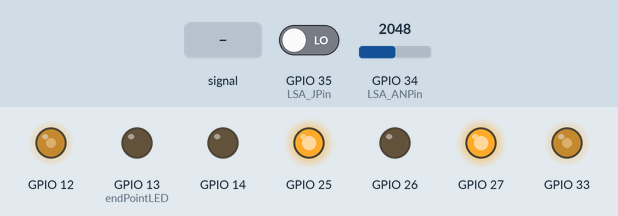
The sketch below on a simulated ESP32. On the bench: output pins drawn as LEDs (lit = HIGH). Dashed ring = blinking. The inputs (shaded band) are chosen by the test bench; at power-on: GPIO 34 (LSA_ANPin) = 2048, GPIO 35 (LSA_JPin) LOW.

Above: at 4.7 s.
4.8 s: GPIO 34 (LSA_ANPin) fed a 200 Hz sine of ±1023 counts around its level
At 5.5 s:
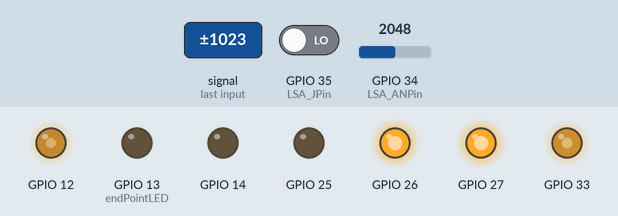
7.8 s: GPIO 34 (LSA_ANPin) set to 260
At 8.7 s:
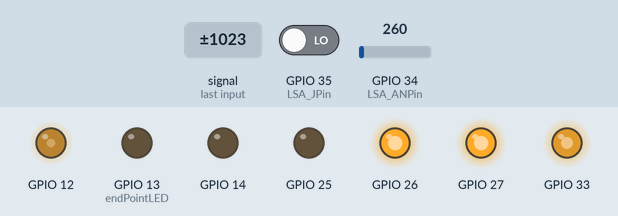
9.3 s: GPIO 35 (LSA_JPin) driven HIGH
At 10.2 s:
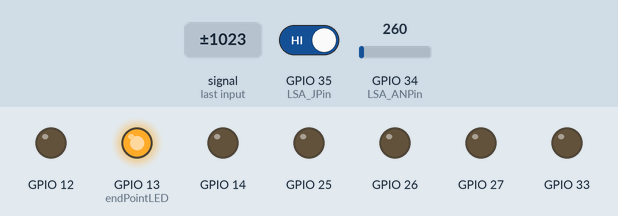
10.9 s: GPIO 34 (LSA_ANPin) set to 216
12.4 s: GPIO 34 (LSA_ANPin) set to 182
At 15.3 s:
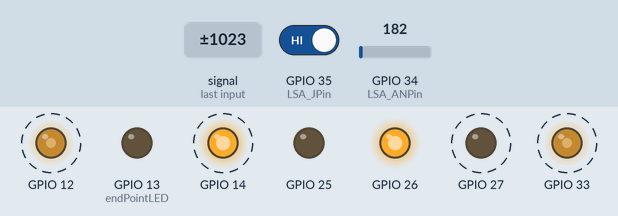
15.4 s: GPIO 34 (LSA_ANPin) set to 1940
At 16.4 s:
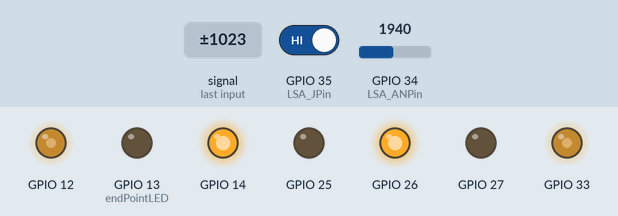
Timing chart, 0 to 17.9 s (numbered marks = the images above; inputs shaded):
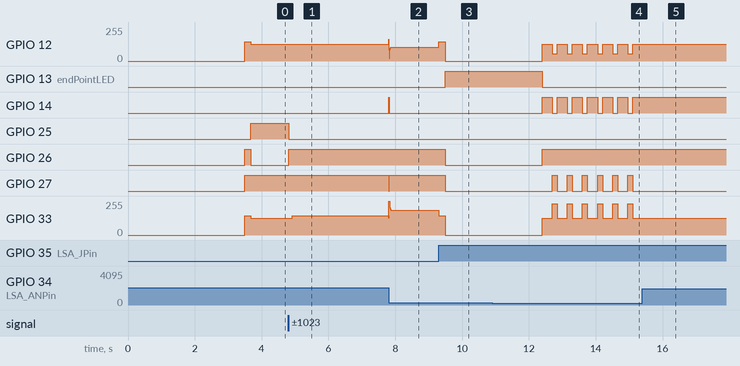

Measured:
- the behaviour switches between 203 and 202 on GPIO 34 (LSA_ANPin) (found by bisection; images 3 and 4)
- after the input at 4.8 s, GPIO 25: HIGH → LOW at once; GPIO 26: LOW → HIGH at once; GPIO 33: 125/255 → 145/255 after 0.11 s
- after the input at 7.8 s, GPIO 14: LOW → HIGH at once, → LOW 0.01 s later; GPIO 27: HIGH → LOW at once, → HIGH 0.01 s later
- after the input at 9.3 s, GPIO 12: 103/255 → 145/255 at once, → 0/255 0.19 s later; GPIO 13 (endPointLED): LOW → HIGH after 0.19 s; GPIO 26, GPIO 27: HIGH → LOW after 0.19 s; GPIO 33: 186/255 → 145/255 at once, → 0/255 0.19 s later
- after the input at 10.9 s, every drawn part: stays the same
- after the input at 12.4 s, GPIO 12: alternates 125/255 for 0.30 s and 53/255 for 0.15 s, starting at once; GPIO 13 (endPointLED): HIGH → LOW at once; GPIO 14: alternates HIGH for 0.30 s and LOW for 0.15 s, starting at once; GPIO 26: LOW → HIGH at once; GPIO 27: alternates HIGH for 0.15 s and LOW for 0.30 s, starting after 0.30 s
- after the input at 15.4 s, GPIO 12, GPIO 33: stops changing and stays 125/255; GPIO 14: stops changing and stays HIGH; GPIO 27: stops changing and stays LOW

The sketch:

LSALineFollower.ino
```cpp
#include "LSA08.h"
#include "driveControl.h"
#include "PIDControl.h"
#include "StateControl.h"
#include "Logger.h"

const int LSA_ANPin = 34;
const int LSA_JPin = 35;
const int endPointLED = 13;

PIDControl PID(21.0, 0.0, 1.1);
driveControl drive(27, 14, 12, 26, 25, 33);
LSA08 SensorArray(LSA_ANPin, LSA_JPin);

StateControl StateMachine(SensorArray, PID, drive, 13);

void setup(){
  Serial.begin(115200);

  pinMode(endPointLED, OUTPUT);
  digitalWrite(endPointLED, LOW);

  SensorArray.Initialise();
  drive.initialise();

  drive.setDefaultSpeed(145, 145);

  delay(3500);

  PID.reset();
}

void loop(){
  StateMachine.update();
  //Serial.println(analogRead(LSA_ANPin));
  //Serial.println(digitalRead(LSA_JPin));
  //drive.steer(0.0);
}
```

LSA08.cpp
```cpp
#include "LSA08.h"

LSA08::LSA08(int ANPin, int JPin){
  analogPin = ANPin;
  junctionPin = JPin;
}

void LSA08::Initialise(){
  pinMode(analogPin, INPUT);
  pinMode(junctionPin, INPUT);
}

float LSA08::getPositionError(){
  float currentRead = 35.0;
  const float actualMin = 0.0;
  const float actualCentre = 590.0;
  const float actualMax = 1900.0;

  float RawAnalogRead = analogRead(analogPin);

  if(RawAnalogRead < actualCentre){
    currentRead = (RawAnalogRead - actualMin) * (35.0 / (actualCentre - actualMin));
  }
  else{
    currentRead = 35.0 + (RawAnalogRead - actualCentre) * (35.0 / (actualMax - actualCentre));
  }

  if(currentRead < 0.0)
    currentRead = 0.0;
  else if(currentRead > 70.0)
    currentRead = 70.0;

  if(currentRead >= 34.0 && currentRead <= 36.0)
    currentRead = 35.0;

  float currentError = currentRead - 35.0;
  return currentError / 10.0;
}

bool LSA08::isLineLost(){
  return analogRead(analogPin) > 1250;
}

bool LSA08::isJunction(){
  return digitalRead(junctionPin) == HIGH;
}
```

LSA08.h
```cpp
#ifndef LSA08_H
#define LSA08_H

#include <Arduino.h>

class LSA08{
  private:
    int analogPin, junctionPin;

  public:
    LSA08(int ANPin, int Jpin);
    void Initialise();
    bool isJunction();
    bool isLineLost();
    float getPositionError();
};

#endif
```

Logger.cpp
```cpp
#include <Arduino.h>
#include "Logger.h"

Logger::Logger(int intervalInms){
  printInterval = intervalInms;
  lastPrintTime = millis();
}

void Logger::begin(long baudRate){
  Serial.begin(baudRate);
}

void Logger::logData(float error, float PIDOutput, int leftSpeed, int rightSpeed){
  unsigned long currentTime = millis();

  if(currentTime - lastPrintTime >= printInterval){
    lastPrintTime = currentTime;

    Serial.print(error);
    Serial.print(", ");

    Serial.print(PIDOutput);
    Serial.print(", ");

    Serial.print(leftSpeed);
    Serial.print(", ");

    Serial.println(rightSpeed);
  }
}
```

Logger.h
```cpp
#ifndef LOGGER_H
#define LOGGER_H
#include <Arduino.h>

class Logger{
  private:
    unsigned long lastPrintTime;
    int printInterval;

  public:
    Logger(int intervalInms);
    void begin(long baudRate);
    void logData(float error, float PIDControl, int leftSpeed, int rightSpeed);
};

#endif
```

Motor.cpp
```cpp
#include <Arduino.h>
#include "Motor.h"

Motor::Motor(const int in1, const int in2, const int pwm){
  in1Pin = in1;
  in2Pin = in2;
  pwmPin = pwm;
}

void Motor::Initialise(){
  pinMode(in1Pin, OUTPUT);
  pinMode(in2Pin, OUTPUT);
  pinMode(pwmPin, OUTPUT);

  digitalWrite(in1Pin, LOW);
  digitalWrite(in2Pin, LOW);
  analogWrite(pwmPin , 0);
}

void Motor::drive(int speed){
  speed = constrain(speed, -255, 255);

  if(speed > 0){
    digitalWrite(in1Pin, HIGH);
    digitalWrite(in2Pin, LOW);
    analogWrite(pwmPin, speed);
  }
  else if(speed < 0){
    digitalWrite(in1Pin, LOW);
    digitalWrite(in2Pin, HIGH);
    analogWrite(pwmPin, abs(speed));
  }
  else{
    digitalWrite(in1Pin, LOW);
    digitalWrite(in2Pin, LOW);
    analogWrite(pwmPin , 0);
  }
}
```

Motor.h
```cpp
#ifndef MOTOR_H
#define MOTOR_H
#include <Arduino.h>

class Motor{
  private:
    int in1Pin, in2Pin, pwmPin;

  public:
    Motor(int in1, int in2, int pwm);

    void Initialise();

    void drive(int speed);
};

#endif 
```

PIDControl.cpp
```cpp
#include <Arduino.h>
#include "PIDControl.h"

PIDControl::PIDControl(float p, float i, float d, float Alpha){

  kp = p;
  ki = i;
  kd = d;
  alpha = Alpha;
  lastOut = 0.0;

  previousError = 0.0;
  integralSum = 0.0;
  previousFilteredDerivative = 0.0;

  lastTime = micros();
}

void PIDControl::setTunings(float p, float i, float d){
  kp = p;
  ki = i;
  kd = d;
  lastTime = micros();
}

float PIDControl::compute(float currentError){

  unsigned long int currentTime = micros();
  float timeDelta = (currentTime - lastTime)/1000000.0;
  float dynamicKp = kp;
  float dynamicKd = kd;

  if(timeDelta < 0.01){
    return lastOut;
  }

  if(currentError > 2.3 || currentError < -2.3){
    dynamicKp = kp * 1.8;
  }
  else if(abs(currentError) > 0.4 && abs(currentError) <= 1.8 && abs(currentError) > abs(previousError)){
    dynamicKd = kd * 2;
  }

  float P = dynamicKp * currentError;

  integralSum = integralSum + (currentError * timeDelta);
  float integralLimit = 255.0;

  if(integralSum > integralLimit){
    integralSum = integralLimit;
  }else if(integralSum < -integralLimit){
    integralSum = -integralLimit;
  }

  float I = integralSum * ki;

  float rawDerivative = (currentError - previousError) / timeDelta;
  float filteredDerivative = (alpha * rawDerivative) + (1.0 - alpha) * previousFilteredDerivative;
  float D = filteredDerivative * dynamicKd;

  lastTime = currentTime;
  previousError = currentError;
  previousFilteredDerivative = filteredDerivative;
  lastOut = P + I + D;

  return P + I + D;
}

void PIDControl::reset(){
  integralSum = 0.0;
  previousError = 0.0;
  previousFilteredDerivative = 0.0;
  lastTime = micros();
  lastOut = 0.0;
}
```

PIDControl.h
```cpp
#ifndef PIDCONTROL_H
#define PIDCONTROL_H
#include <Arduino.h>

class PIDControl{
  private:
    float kp, ki, kd, previousError, integralSum, previousFilteredDerivative, alpha, lastOut;
    unsigned long int lastTime;

  public:
    PIDControl(float p, float i, float d, float Alpha = 0.55);
    void setTunings(float p, float i, float d);
    float compute(float currentError);
    void reset();
};

#endif
```

StateControl.cpp
```cpp
#include "StateControl.h"

StateControl::StateControl(LSA08& sensorRef, PIDControl& pidRef, driveControl& driveRef, int LEDPinIn)
  : sensors(sensorRef), pid(pidRef), drive(driveRef) {
  currentState = FollowingLine;
  LastSeenSide = Center;

  searchSpeed = 125;
  pivotSpeed = 125;
  AntiLoopTimer = 0;
  LoopEscapeTimer = millis();
  TurnTimer = 0;
  ForceEscape = false;
  EndPointLED = LEDPinIn;
  pinMode(EndPointLED, OUTPUT);
}

void StateControl::determineState() {
  float currentErr = sensors.getPositionError();

  // 1. TURN GUARD: If we are already turning, stay in this state until finished.
  if (currentState == Turn90L) {
    if (millis() - TurnTimer < 300) {
      return;
    } else if (sensors.isLineLost()) {
      if (millis() - TurnTimer > 600) {
        currentState = LostLine;
      }
      return;
    } else {
      currentState = FollowingLine;
      AntiLoopTimer = millis();
      return;
    }
  }

  // 2. JUNCTION DETECTION: Distinguishes between Cross-intersections (X) and Corners (L).
  if (sensors.isJunction()) {
    if (millis() - AntiLoopTimer > 150) {

      // If the error is high, it's a 90-degree corner (L-junction).
      if (abs(currentErr) > 2.3) {
        currentState = Turn90L;
        TurnTimer = millis();
        // Crucial: We do NOT set LastSeenSide to Center here.
        // We keep the side we were leaning towards so handle90DegreeTurn knows where to spin.
      }
      // If error is low, it's an X-intersection or the End Point.
      else {
        if (currentState != Intersection && currentState != AtEndPoint) {
          EndPointTimer = millis();
          currentState = Intersection;
          LastSeenSide = Center; // Force straight movement through the X
          LoopEscapeTimer = millis();
        } else if (currentState == Intersection && (millis() - EndPointTimer > 190)) {
          currentState = AtEndPoint;
        }
      }
    }
  }

  // 3. GAP DETECTION: Handles straight gaps and missed turns.
  else if (sensors.isLineLost()) {
    if (currentState != CrossingGap && currentState != LostLine && currentState != Turn90L) {
      currentState = CrossingGap;
      LineLostTime = millis();
    }
    else if (currentState == CrossingGap) {
      // Increased timeout (300ms/450ms) to stop the "jerking" during straight gaps.
      int gapTimeout = (LastSeenSide == Center) ? 180 : 120;

      if (millis() - LineLostTime > gapTimeout) {
        // If we lost the line very soon after an intersection, it was a 90-degree turn.
        if (millis() - AntiLoopTimer < 400 && LastSeenSide != Center) {
          currentState = Turn90L;
          TurnTimer = millis();
          AntiLoopTimer = 0;
        } else {
          currentState = LostLine;
        }
      }
    }
  }

  // 4. THE LATCH: This is why your junction pin "stopped working."
  // We only revert to FollowingLine if we aren't currently processing an Intersection or EndPoint.
  else {
    if (currentState != Intersection && currentState != AtEndPoint) {
      currentState = FollowingLine;
    }
  }

  // 5. CLEANUP: Handles transition out of intersections.
  if (previousState == Intersection && currentState != Intersection && currentState != AtEndPoint) {
    AntiLoopTimer = millis();
  }

  previousState = currentState;
}

void StateControl::logLastPosition(float currentError) {
  if (currentError < -0.7)
    LastSeenSide = Left;
  else if (currentError > 0.7)
    LastSeenSide = Right;
  else
    LastSeenSide = Center;
}

void StateControl::handleLostLine() {
  if (LastSeenSide == Left)
    drive.spin(-searchSpeed);
  else
    drive.spin(searchSpeed);
}

void StateControl::handleGap() {
  drive.steer(0.0);
}

void StateControl::handle90DegreeTurn() {
  if (LastSeenSide == Left) {
    drive.spin(-pivotSpeed);
  } else if (LastSeenSide == Right) {
    drive.spin(pivotSpeed);
  } else {
    drive.steer(0.0);
  }
}

void StateControl::handleIntersection() {
  drive.steer(0.0);
}

void StateControl::executePID(float error) {
  float SteeringCorrection = pid.compute(error);
  drive.steer(SteeringCorrection);
}

void StateControl::EndPointReached() {
  drive.stop();
  digitalWrite(EndPointLED, HIGH);
}

void StateControl::update() {
  float currentErr = sensors.getPositionError();
  if (!sensors.isLineLost()) {
    logLastPosition(currentErr);
  }

  determineState();

  if(currentState != AtEndPoint){
    digitalWrite(EndPointLED, LOW);
  }

  switch (currentState) {
    case FollowingLine:
      executePID(currentErr);
      break;
    case LostLine:
      handleLostLine();
      break;
    case Turn90L:
      handle90DegreeTurn();
      break;
    case Intersection:
      handleIntersection();
      break;
    case AtEndPoint:
      EndPointReached();
      break;
    case CrossingGap:
      handleGap();
      break;
    default:
      drive.stop();
      break;
  }
}
```

StateControl.h
```cpp
#ifndef STATECONTROL_H
#define STATECONTROL_H

#include <Arduino.h>
#include "LSA08.h"
#include "PIDControl.h"
#include "driveControl.h"

enum RobotState{
  FollowingLine, LostLine, Turn90L, Intersection, AtEndPoint, CrossingGap
};

enum Direction{
  Left, Right, Center
};

class StateControl{
  private:
    RobotState currentState;
    RobotState previousState;
    Direction LastSeenSide;

    LSA08& sensors;
    PIDControl& pid;
    driveControl& drive;

    float searchSpeed;
    float pivotSpeed;

    unsigned long AntiLoopTimer;
    unsigned long LoopEscapeTimer;
    unsigned long TurnTimer;
    unsigned long EndPointTimer;
    unsigned long LineLostTime;

    bool ForceEscape;

    int EndPointLED;

    void determineState();
    void logLastPosition(float currentError);
    void executePID(float error);
    void handleLostLine();
    void handle90DegreeTurn();
    void handleIntersection();
    void EndPointReached();
    void handleGap();

  public:
    StateControl(LSA08& sensorRef, PIDControl& pidRef, driveControl& driveRef, int LEDPinIn);
    void update();
    RobotState getState();
};

#endif
```

driveControl.cpp
```cpp
#include <Arduino.h>
#include "driveControl.h"

driveControl::driveControl(int l_in1, int l_in2, int l_pwm, int r_in1, int r_in2, int r_pwm): leftMotor(l_in1, l_in2, l_pwm), rightMotor(r_in1, r_in2, r_pwm){
  defaultSpeedL = 140;
  defaultSpeedR = 140;
}

void driveControl::initialise(){
  leftMotor.Initialise();
  rightMotor.Initialise();
}

void driveControl::setDefaultSpeed(int speedL, int speedR){
  defaultSpeedL = speedL;
  defaultSpeedR = speedR;
}

void driveControl::steer(float PIDOutput){
  int leftSpeed = defaultSpeedL + PIDOutput;
  int rightSpeed = defaultSpeedR - PIDOutput;

  leftMotor.drive(leftSpeed);
  rightMotor.drive(rightSpeed);
}

void driveControl::stop(){
  leftMotor.drive(0);
  rightMotor.drive(0);
}

void driveControl::spin(int speed){
  leftMotor.drive(speed);
  rightMotor.drive(-speed);
}
```

driveControl.h
```cpp
#ifndef DRIVECONTROL_H
#define DRIVECONTROL_H
#include <Arduino.h>
#include "Motor.h"

class driveControl{
  private:
    Motor leftMotor;
    Motor rightMotor;
    int defaultSpeedL, defaultSpeedR;

  public:
    driveControl(int l_in1, int l_in2, int l_pwm, int r_in1, int r_in2, int r_pwm);
    void initialise();
    void setDefaultSpeed(int speedL, int speedR);
    void steer(float PIDOutput);
    void stop();
    void spin(int speed);
};

#endif
```
